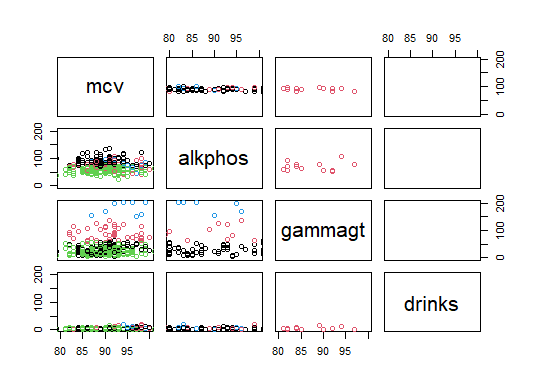

Source code (R):
data = read.csv("Liver_data.csv", header = FALSE, col.names = c("mcv", "alkphos", "sgpt", "sgot", "gammagt", "drinks", "selector"))


#MCVGammagt
x = data[, c("mcv", "alkphos","gammagt", "drinks")]
plot(x,pch = 19, xlim=c(80,100), ylim=c(0,200))

#kmeans
help(kmeans)
model1 = kmeans(x, 4)
plot(x, col=model1$cluster, xlim=c(80,100), ylim=c(0,200))
points(model1$center, col='brown', pch=19, cex=2)


x1 = data[,c("mcv", "gammagt")]
plot(x,pch = 19, xlim=c(80,100), ylim=c(0,200))

help(kmeans)
model2 = kmeans(x, 4)
plot(x, col=model2$cluster, xlim=c(80,100), ylim=c(0,200))
points(model2$center, col='brown', pch=19, cex=2)
